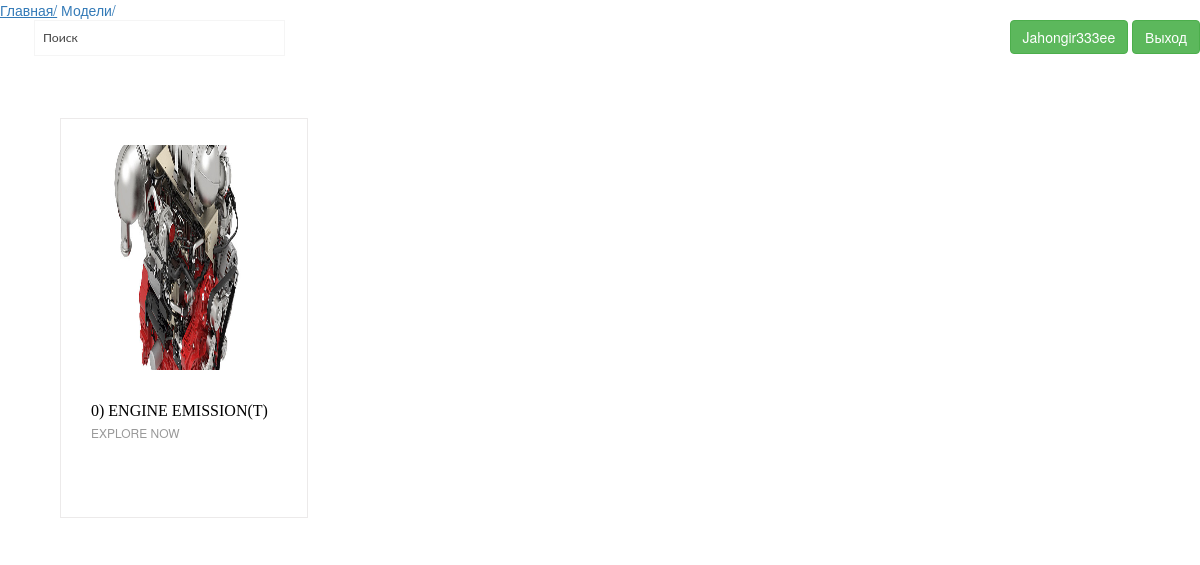
/truks/Brands/isuzu-fvr33g/Compartments (signed in), run on the app's committed database.
### main/models.py (models this page shows, shortened)
class CarCompartments(models.Model):
    name = models.CharField(max_length=200, unique=True, verbose_name='Названия отсека ')
    slug = models.SlugField(max_length=200, verbose_name='Идентификатор')
    img = models.ImageField(upload_to='CarCompartments', blank=True, null=True, verbose_name='Фото отсека')
    car = models.ForeignKey(Cars, on_delete=models.CASCADE,  verbose_name='Тип машины')
    date_create = models.DateField(auto_now_add=True, blank=True, null=True, verbose_name='Дата создания ')
    date_update = models.DateTimeField(auto_now=True, blank=True, null=True, verbose_name='Дата изменения')
    class Meta:
        verbose_name = 'Отсек машины'
        verbose_name_plural = 'Отсеки машины'

### main/views.py (the view)
# urls.py: path('<slug:car_slug>/Brands/<slug:brand_slug>/Compartments', views.compartments, name='compartments'),
def compartments(request, car_slug, brand_slug):
    if request.user.is_authenticated:
        templates = 'main/compartment.html'
        car = get_object_or_404(Cars, slug=car_slug)
        brand = get_object_or_404(Brands, slug=brand_slug)
        compartments = CarCompartments.objects.all().filter(car__slug=car_slug)
        context = {
            'car': car,
            'brand': brand,
            'compartments': compartments,
        }
        return render(request, templates, context)
    else:
        return redirect('login')

### main/templates/main/compartment.html (shortened to what this page needs)
{% extends 'wrapper.html' %}
{% load static %}
{% block content %}
<a href="{% url 'home' %}" class="breadcrumb_link">Главная/</a>
<a href="{% url 'brands' car.slug %}" class="breadcrumb_link">Модели/</a>
   <div align="right">
	       <a href="{% url 'profile' %}" >
			  {% if user.first_name %}
            	<button class="btn btn-success">{{user.first_name}}</button>
			  {% else %}
            	<button class="btn btn-success">Информация о пользователе</button>
			  {% endif %}
           </a>
        <a href="{% url 'logout' %}" >
            <button class="btn btn-success">Выход</button>
        </a>
	   		 	<div class="col-md-3 header-right">
					<div class="search-bar" align="right">
						<form action="{% url 'search' %}" method="GET">
						<input  name="detail" type="text" value="Поиск" onfocus="this.value = '';"
							onblur="if (this.value == '') {this.value = 'Search';}">
						<input type="submit" value="" >
						</form>
					</div>
				</div>
    					<div class="clearfix"> </div>
   </div>
{% if compartments %}
 <div class="product">
		<div class="container">
			<div class="product-top">
				<div class="product-one">
					{% for compartment  in compartments %}
					<div class="col-md-3 product-left">
						<div class="product-main simpleCart_shelfItem">
							<a href="{% url 'details' car.slug  brand.slug  compartment.id  %}" class="mask"><img class="img-responsive zoom-img"
									src="{{ compartment.img.url }}" alt="" /></a>
							<div class="product-bottom">
								<h3>{{compartment.name}}</h3>
								<p>Explore Now</p>
							</div>
						</div>
					</div>
					{% endfor %}
				</div>
			</div>
		</div>
 </div>
{% else %}
<h1> NOT FOUND ANY COMPARTMENTS! </h1>
{% endif %}
{% endblock %}

### main/static/css/style.css (style rules this page uses)
body { background:#fff; font-family: 'Lato-Regular'; }
body a { transition: 0.5s all; -webkit-transition: 0.5s all; -o-transition: 0.5s all; -moz-transition: 0.5s all; -ms-transition: 0.5s all; }
.search-bar input[type="text"] { width: 100%; padding: 8px 45px 8px 8px; border: 1px solid #F5F5F5; background: none; outline: none; -webkit-appearance: none; color: rgba(0, 0, 0, 0.74); font-size: 0.875em; font-family: 'Lato', sans-serif; position: relative; }
.search-bar input[type="submit"] { background: url(../images/search.png)no-repeat 0px 0px; outline: none; -webkit-appearance: none; border: 0; display: inline-block; vertical-align: -webkit-baseline-middle; position: absolute; width: 18px; height: 18px; top: 9px; right: 10%; }
.search-bar { width: 93%; float: right; }
.product-left { text-align: center; }
.product-main { padding: 1em 0px 2.7em 0px; border:1px solid #ECEAEA; height: 360px; margin: 20px 0 20px 0; }
.product-main img { width: 225px; height: 225px; }
.product { padding: 3em 0px 6em 0px; }
.product-bottom h3 { font-size: 16px; color: #000; margin: 0; text-transform: uppercase; font-family: 'BreeSerif-Regular'; }
.product-bottom { text-align: left; margin-top: 20px; padding-left: 30px; }
.product-bottom p { font-size: 12px; color: #999; margin: 5px 0 0 0; text-transform: uppercase; }
img.zoom-img { -webkit-transform: scale(1, 1); -webkit-transition-timing-function: ease-out; -webkit-transition-duration: 250ms; -moz-transform: scale(1, 1); -moz-transition-timing-function: ease-out; -moz-transition-duration: 250ms; margin: 0 auto; }
a.mask { text-decoration: none; overflow: hidden; display: block; padding: 12px 0px; }
@media (max-width:1280px) { .product { padding: 3em 0px 5em 0px; } }
@media (max-width:1280px) { .product-main { height: 400px; } }

### data on the page
CarCompartments: img (picture), name "0) ENGINE EMISSION(T)"

### other printed values
{{ user.first_name }} "Jahongir333ee"
